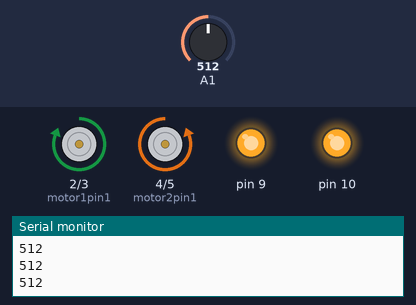
This sketch was run on a simulated Arduino Uno, built with avr-gcc and run on an emulated ATmega328P. Shown: motor-driver pin pairs drawn as motors (green arrow = first pin HIGH = forward, orange = second pin HIGH = backward, longer = more drive), output pins drawn as LEDs (lit = HIGH), the last lines printed to the serial monitor. Inputs (shaded band) come from the test bench; at power-on: A1 = 512. At 1.6 s the program stops and its outputs stay as they are.

Above: at 1.2 s.
1.3 s: A1 set to 90
At 2.4 s:
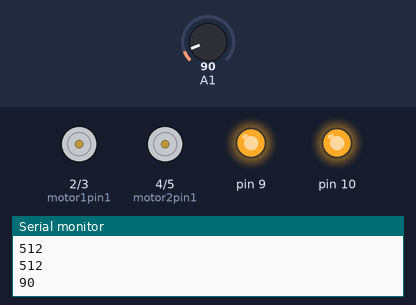
Timing chart, 0 to 3.1 s (numbered marks = the images above; inputs shaded):
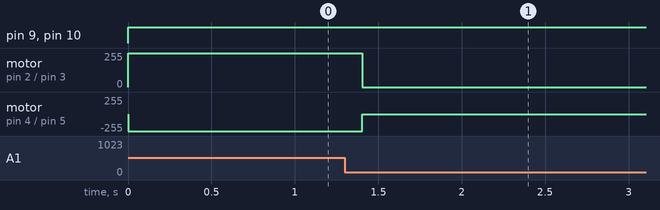

Measured:
- after the input at 1.3 s, motor on pin 2 (motor1pin1) / pin 3 (motor1pin2): forward 255/255 → stopped after 0.10 s; motor on pin 4 (motor2pin1) / pin 5 (motor2pin2): backward 255/255 → stopped after 0.10 s

The sketch:

StopAtThePylon.ino
```cpp
int motor1pin1 = 2;
int motor1pin2 = 3;

int motor2pin1 = 4;
int motor2pin2 = 5;

void setup() {
  // put your setup code here, to run once:
  pinMode(motor1pin1, OUTPUT);
  pinMode(motor1pin2, OUTPUT);
  pinMode(motor2pin1,   OUTPUT);
  pinMode(motor2pin2, OUTPUT);

  //(Optional)
  pinMode(9,   OUTPUT);
  pinMode(10, OUTPUT);
  //(Optional)
  Serial.begin(9600);
}

void loop()
{

//Controlling speed (0   = off and 255 = max speed):
  //(Optional)
//analogWrite(9, 255); //ENA   pin
//analogWrite(10, 255); //ENB pin

drive('f');  // Move forward

int a;
a=analogRead(A1);
Serial.println(a);

while(a < 100){
  delay(100);
  drive('s');
}
}

void drive(char input) {
  analogWrite(9, 255); //ENA   pin
  analogWrite(10, 255); //ENB pin
  switch (input) {
    case 'f': // Move forward
      digitalWrite(motor1pin1, HIGH);
      digitalWrite(motor1pin2, LOW);
      digitalWrite(motor2pin1, LOW);
      digitalWrite(motor2pin2, HIGH);
      break;

    case 'b': // Move backward
      digitalWrite(motor1pin1, LOW);
      digitalWrite(motor1pin2, HIGH);
      digitalWrite(motor2pin1, HIGH);
      digitalWrite(motor2pin2, LOW);
      break;

    case 'r': // Turn right
      digitalWrite(motor1pin1, LOW);
      digitalWrite(motor1pin2, HIGH);
      digitalWrite(motor2pin1, LOW);
      digitalWrite(motor2pin2, HIGH);
      break;

    case 'l': // Turn left
      digitalWrite(motor1pin1, HIGH);
      digitalWrite(motor1pin2, LOW);
      digitalWrite(motor2pin1, HIGH);
      digitalWrite(motor2pin2, LOW);
      break;

    case 's': // Turn left
      digitalWrite(motor1pin1, LOW);
      digitalWrite(motor1pin2, LOW);
      digitalWrite(motor2pin1, LOW);
      digitalWrite(motor2pin2, LOW);
      break;
  }
}
```
